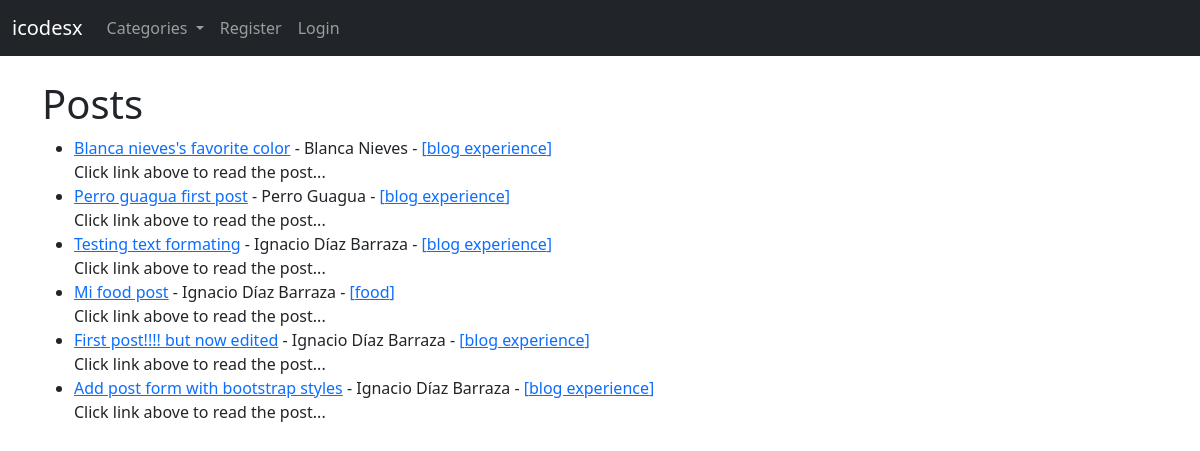
The app's page /, older data.
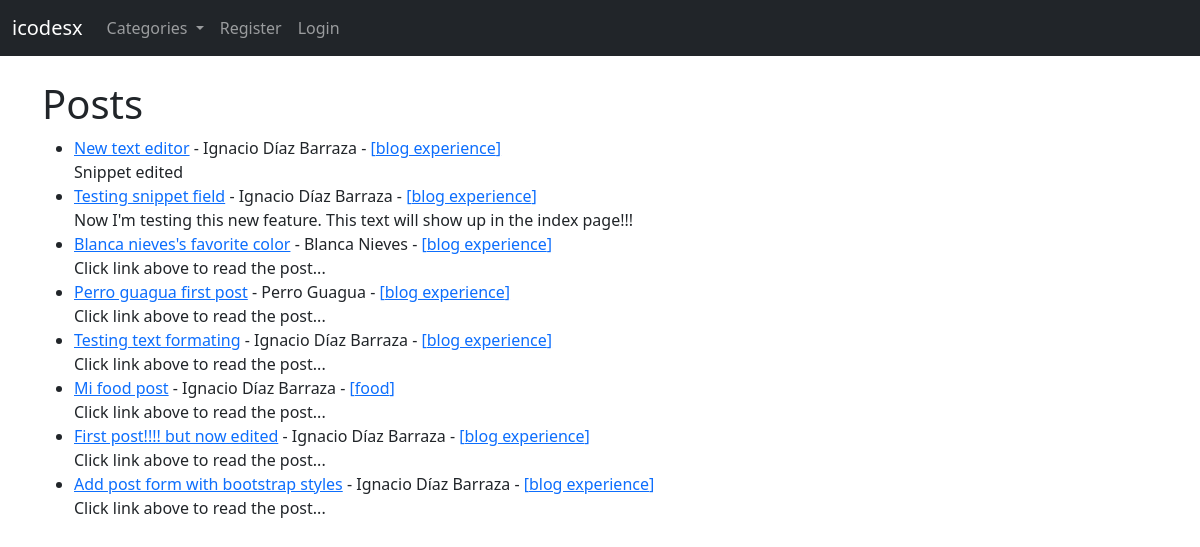
The same page, newer data.
### blogapp/models.py (models this page shows, shortened)
class Post(models.Model):
    title = models.CharField(max_length=255)
    title_tag = models.CharField(max_length=255)
    author = models.ForeignKey(User, on_delete=models.CASCADE)
    body = RichTextField(blank=True, null=True)
    post_date = models.DateField(auto_now_add=True)
    category = models.CharField(max_length=255, default='Blog experience')
    snippet = models.CharField(max_length=255)
    likes = models.ManyToManyField(User, related_name='blog_posts')

### blogapp/views.py (the view)
# urls.py: path('', IndexView.as_view(), name='index'),
class IndexView(ListView):
    model = Post
    template_name = 'index.html'
    ordering = ['-post_date']
    def get_context_data(self, *args, **kwargs):
        cat_menu = Category.objects.all()
        context = super(IndexView, self).get_context_data(*args, **kwargs)
        context['cat_menu'] = cat_menu
        return context

### blogapp/models.py (called while the page is built)
    def __str__(self):
        return self.name

### blogapp/templates/index.html (shortened to what this page needs)
{% extends 'base.html' %}
{% block content %}
    <h1>Posts</h1>
    <ul>
    {% for post in object_list %}
        <li>
            <a href="{% url 'post' post.pk %}">{{ post.title }}</a> -
            {{ post.author.first_name }} {{ post.author.last_name }} -
            <a href="{% url 'category' post.category|slugify %}">[{{ post.category }}]</a>
            <br>
            {{ post.snippet }}
        </li>
    {% endfor %}
    </ul>
{% endblock %}

### blogapp/templates/base.html (shortened to what this page needs)
<!doctype html>
<html lang="en">
<head>
    <link href="https://cdn.jsdelivr.net/npm/bootstrap@5.0.0-beta1/dist/css/bootstrap.min.css" rel="stylesheet">
</head>
<body>
    <nav class="navbar navbar-expand-lg navbar-dark bg-dark">
        <div class="container-fluid">
          <a class="navbar-brand" href="{% url 'index' %}">icodesx</a>
          <div class="collapse navbar-collapse" id="navbarSupportedContent">
            <ul class="navbar-nav me-auto mb-2 mb-lg-0">
              {% if cat_menu %}
                <li class="nav-item dropdown">
                  <a class="nav-link dropdown-toggle" href="#" id="navbarDropdown" role="button" data-bs-toggle="dropdown" aria-expanded="false">
                    Categories
                  </a>
                </li>
              {% else %}
                <li class="nav-item">
                  <a class="nav-link" href="{% url 'category-list' %}">Categories</a>
                </li>
              {% endif %}
              {% if user.is_authenticated %}
                <li class="nav-item">
                  <a class="nav-link" href="{% url 'add-post' %}">Add new post</a>
                </li>
                <li class="nav-item">
                  <a class="nav-link" href="{% url 'add-category' %}">Add category</a>
                </li>
                <li class="nav-item">
                  <a class="nav-link" href="{% url 'edit-profile' %}">Edit profile</a>
                </li>
                <li class="nav-item">
                  <a class="nav-link" href="{% url 'logout' %}">Logout</a>
                </li>
              {% else %}
                <li class="nav-item">
                  <a class="nav-link" href="{% url 'register' %}">Register</a>
                </li>
                <li class="nav-item">
                  <a class="nav-link" href="{% url 'login' %}">Login</a>
                </li>
              {% endif %}
            </ul>
          </div>
        </div>
      </nav>
    <br>
    <div class="container">
        {% block content %}
        {% endblock %}
    </div>
</body>
</html>

Row changes from the older to the newer data that the page shows:
added Post: title "New text editor", author.first_name "Ignacio", author.last_name "Díaz Barraza", category "blog experience", snippet "Snippet edited"
added Post: title "Testing snippet field", author.first_name "Ignacio", author.last_name "Díaz Barraza", category "blog experience", snippet "Now I'm testing this new feature. This text will show up in the index page!!!"
